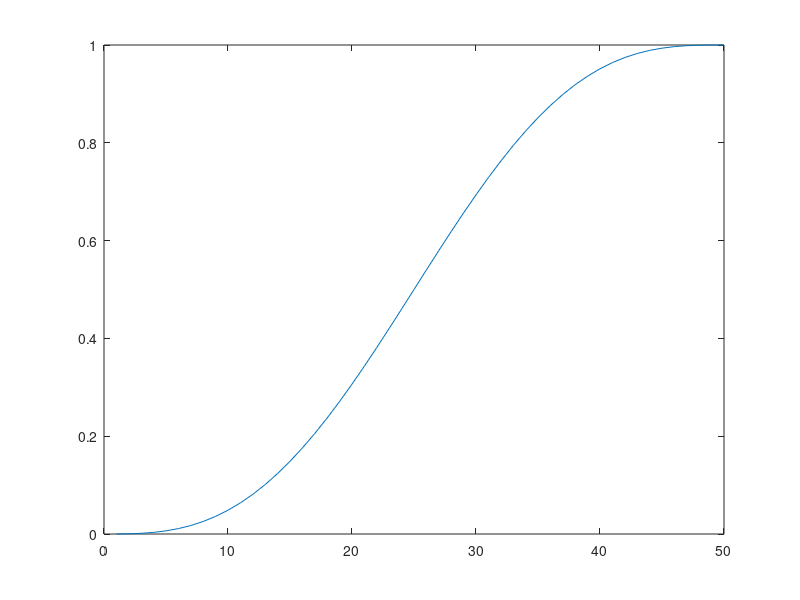

This chart was generated by the following MATLAB code:
% http://letsmakerobots.com/node/31697
step_num=50;

t_full=1:step_num;
max_angle=1;

angle_full = zeros(size(t_full));

for tstep = t_full
    
 
angle_full(tstep) =(max_angle/pi) * (((pi / step_num) * tstep) - (cos((pi /step_num) * tstep)* sin((pi /step_num) * tstep)));
end

plot(t_full,angle_full)
%we can calc curve once and then scale - for speed

%%

ard_angle = [0.00000,0.00005,0.00042,0.00141,0.00333,0.00645,0.01105,0.01737,0.02562,0.03599,0.04863,0.06366,0.08116,0.10116,0.12366,0.14863,0.17599,0.20562,0.23737,0.27105,0.30645,0.34333,0.38141,0.42042,0.46005,0.50000,0.53995,0.57958,0.61859,0.65667,0.69355,0.72895,0.76263,0.79438,0.82401,0.85137,0.87634,0.89884,0.91884,0.93634,0.95137,0.96401,0.97438,0.98263,0.98895,0.99355,0.99667,0.99859,0.99958,0.99995];
